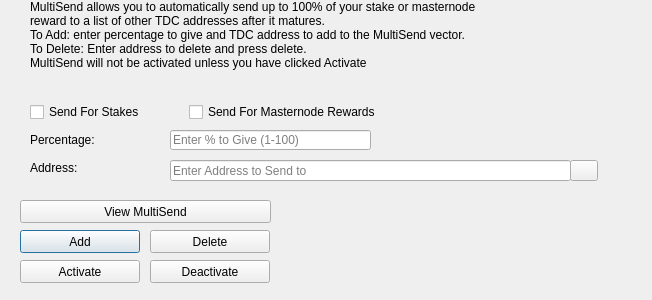
<?xml version="1.0" encoding="UTF-8"?>
<ui version="4.0">
 <class>MultiSendDialog</class>
 <widget class="QDialog" name="MultiSendDialog">
  <property name="windowModality">
   <enum>Qt::NonModal</enum>
  </property>
  <property name="geometry">
   <rect>
    <x>0</x>
    <y>0</y>
    <width>652</width>
    <height>300</height>
   </rect>
  </property>
  <property name="windowTitle">
   <string>MultiSend</string>
  </property>
  <widget class="QLineEdit" name="multiSendPercentEdit">
   <property name="geometry">
    <rect>
     <x>170</x>
     <y>130</y>
     <width>201</width>
     <height>20</height>
    </rect>
   </property>
   <property name="toolTip">
    <string>Enter whole numbers 1 - 100</string>
   </property>
   <property name="placeholderText">
    <string>Enter % to Give (1-100)</string>
   </property>
  </widget>
  <widget class="QLineEdit" name="multiSendAddressEdit">
   <property name="geometry">
    <rect>
     <x>170</x>
     <y>160</y>
     <width>401</width>
     <height>21</height>
    </rect>
   </property>
   <property name="toolTip">
    <string/>
   </property>
   <property name="placeholderText">
    <string>Enter Address to Send to</string>
   </property>
  </widget>
  <widget class="QLabel" name="label_2">
   <property name="geometry">
    <rect>
     <x>30</x>
     <y>0</y>
     <width>451</width>
     <height>121</height>
    </rect>
   </property>
   <property name="lineWidth">
    <number>1</number>
   </property>
   <property name="text">
    <string>MultiSend allows you to automatically send up to 100% of your stake or masternode reward to a list of other TDC addresses after it matures.
To Add: enter percentage to give and TDC address to add to the MultiSend vector.
To Delete: Enter address to delete and press delete.
MultiSend will not be activated unless you have clicked Activate</string>
   </property>
   <property name="alignment">
    <set>Qt::AlignLeading|Qt::AlignLeft|Qt::AlignTop</set>
   </property>
   <property name="wordWrap">
    <bool>true</bool>
   </property>
  </widget>
  <widget class="QLabel" name="message">
   <property name="geometry">
    <rect>
     <x>290</x>
     <y>200</y>
     <width>351</width>
     <height>91</height>
    </rect>
   </property>
   <property name="text">
    <string/>
   </property>
  </widget>
  <widget class="QPushButton" name="addButton">
   <property name="geometry">
    <rect>
     <x>20</x>
     <y>230</y>
     <width>120</width>
     <height>23</height>
    </rect>
   </property>
   <property name="toolTip">
    <string/>
   </property>
   <property name="statusTip">
    <string>Add to MultiSend Vector</string>
   </property>
   <property name="text">
    <string>Add</string>
   </property>
  </widget>
  <widget class="QPushButton" name="disableButton">
   <property name="geometry">
    <rect>
     <x>150</x>
     <y>260</y>
     <width>120</width>
     <height>23</height>
    </rect>
   </property>
   <property name="statusTip">
    <string>Deactivate MultiSend</string>
   </property>
   <property name="text">
    <string>Deactivate</string>
   </property>
  </widget>
  <widget class="QPushButton" name="addressBookButton">
   <property name="geometry">
    <rect>
     <x>570</x>
     <y>160</y>
     <width>28</width>
     <height>21</height>
    </rect>
   </property>
   <property name="toolTip">
    <string>Choose an address from the address book</string>
   </property>
   <property name="text">
    <string/>
   </property>
   <property name="icon">
    <iconset resource="../tdc.qrc">
     <normaloff>:/icons/address-book</normaloff>:/icons/address-book</iconset>
   </property>
   <property name="shortcut">
    <string>Alt+A</string>
   </property>
   <property name="autoDefault">
    <bool>false</bool>
   </property>
  </widget>
  <widget class="QLabel" name="label">
   <property name="geometry">
    <rect>
     <x>30</x>
     <y>130</y>
     <width>121</width>
     <height>20</height>
    </rect>
   </property>
   <property name="toolTip">
    <string>Percentage of stake to send</string>
   </property>
   <property name="text">
    <string>Percentage:</string>
   </property>
  </widget>
  <widget class="QLabel" name="label_5">
   <property name="geometry">
    <rect>
     <x>30</x>
     <y>160</y>
     <width>111</width>
     <height>16</height>
    </rect>
   </property>
   <property name="toolTip">
    <string>Address to send portion of stake to</string>
   </property>
   <property name="text">
    <string>Address:</string>
   </property>
  </widget>
  <widget class="QPushButton" name="deleteButton">
   <property name="geometry">
    <rect>
     <x>150</x>
     <y>230</y>
     <width>120</width>
     <height>23</height>
    </rect>
   </property>
   <property name="toolTip">
    <string/>
   </property>
   <property name="statusTip">
    <string>Delete Address From MultiSend Vector</string>
   </property>
   <property name="text">
    <string>Delete</string>
   </property>
  </widget>
  <widget class="QPushButton" name="activateButton">
   <property name="geometry">
    <rect>
     <x>20</x>
     <y>260</y>
     <width>120</width>
     <height>23</height>
    </rect>
   </property>
   <property name="statusTip">
    <string>Activate MultiSend</string>
   </property>
   <property name="text">
    <string>Activate</string>
   </property>
  </widget>
  <widget class="QPushButton" name="viewButton">
   <property name="geometry">
    <rect>
     <x>20</x>
     <y>200</y>
     <width>251</width>
     <height>23</height>
    </rect>
   </property>
   <property name="toolTip">
    <string/>
   </property>
   <property name="statusTip">
    <string>View MultiSend Vector</string>
   </property>
   <property name="text">
    <string>View MultiSend</string>
   </property>
  </widget>
  <widget class="QWidget" name="horizontalLayoutWidget">
   <property name="geometry">
    <rect>
     <x>30</x>
     <y>100</y>
     <width>351</width>
     <height>24</height>
    </rect>
   </property>
   <layout class="QHBoxLayout" name="horizontalLayout">
    <item>
     <widget class="QCheckBox" name="multiSendStakeCheckBox">
      <property name="text">
       <string>Send For Stakes</string>
      </property>
     </widget>
    </item>
    <item>
     <widget class="QCheckBox" name="multiSendMasternodeCheckBox">
      <property name="text">
       <string>Send For Masternode Rewards</string>
      </property>
     </widget>
    </item>
   </layout>
  </widget>
 </widget>
 <resources>
  <include location="../tdc.qrc"/>
 </resources>
 <connections/>
</ui>
